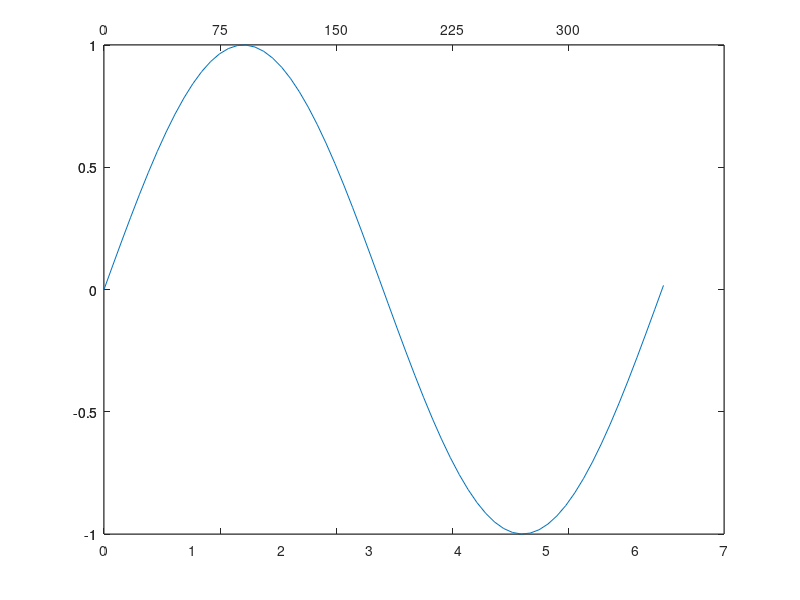

Here is the MATLAB script that generated this plot:
%This example shows how to create two x axes with different scales (units)
%This technique can be adapted to create two y axes
clear all;
close all;
%x values in radians
x = [0:0.1:6.3];
%y values values
y=sin(x);
%x values in degrees
x2=rad2deg(x);
%means each new graph destroys the previous(overlay mode off)
hold off;
plot(x, y);
%attach the current axes (gca) to handle "axes1"
axes1=gca;
%ensure x axis at bottom
%see "get(axes1)" for additional properties
%see "set(axes1)" for properties which can be altered
set(axes1, 'XAxisLocation',  'bottom');
%overlay mode on 
hold on;
%add additional axes
axes;
plot(x2, y);
axes2=gca;
%ensure x axis at top
set(axes2, 'XAxisLocation',  'top' );
%make different intervals
set(axes2, 'XTick', [x2(1):75:x2(length(x2))] );
%overlay off
hold off;